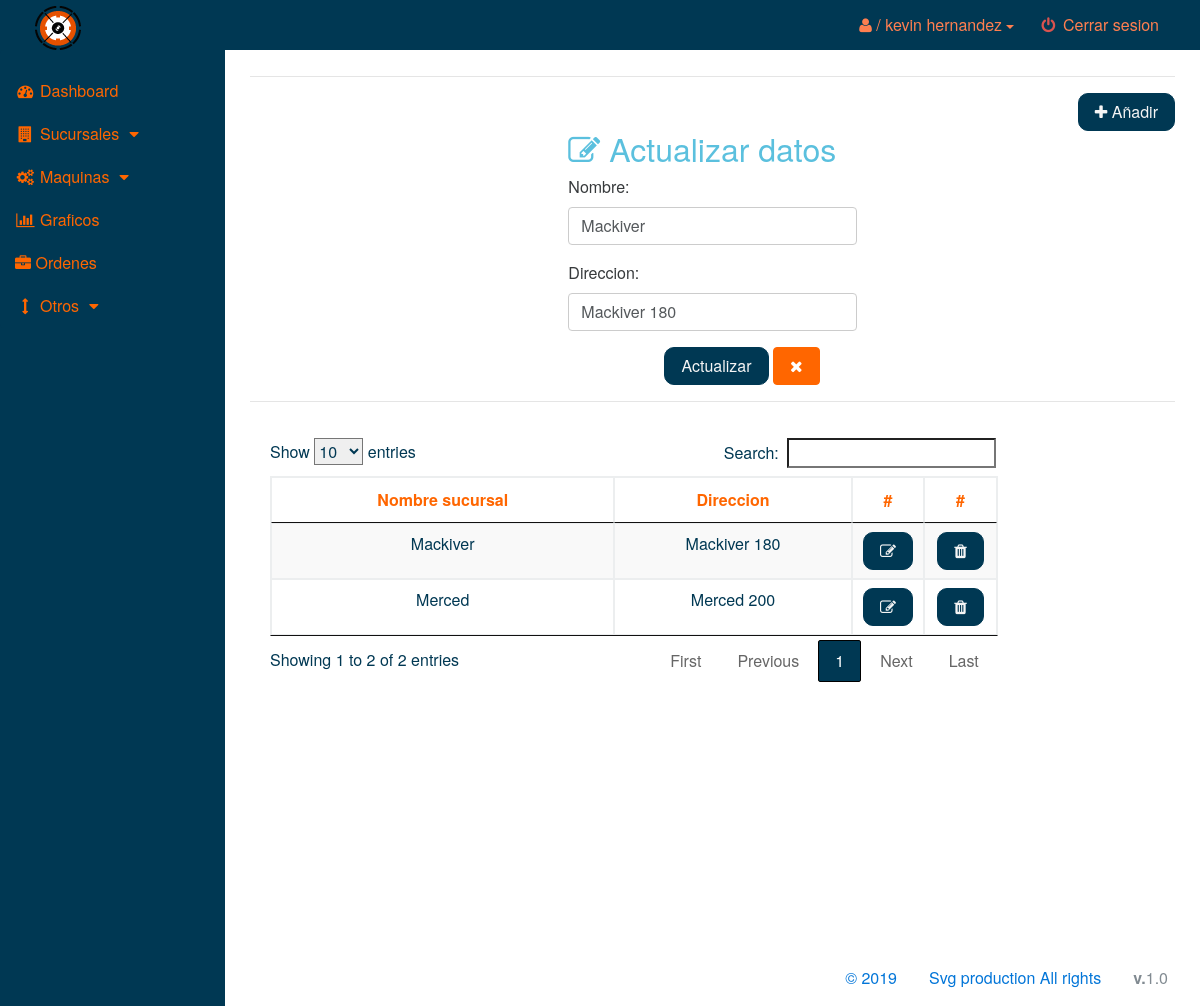
The page /sucursales/sucursales.php?cod_sucursal=IBRMac002 (signed in) on the database its author committed.
### tables this page shows
CREATE TABLE `sucursal` (
  `cod_sucursal` varchar(100) NOT NULL,
  `nom_sucursal` varchar(100) NOT NULL,
  `direc_sucursal` varchar(100) NOT NULL,
  `fk_empresa` varchar(100) NOT NULL
);

### datos/conexion.php (called while the page is built, shortened)
<?php
class Conexion{
    private $dns = 'mysql:dbname=OEE_v1_Demo;host=127.0.0.1';
    private $user = "root";
    private $pass = "root";
    private $pdo;
    public function __construct(){
        try{
            $this->pdo = new PDO($this->dns, $this->user, $this->pass);
        }catch(PDOException $e){
            echo '<script language="javascript">alert("error de conexion verfique....... ");</script>' .$e->getMessage();
        }
    }
    public function Prepare($sql) {
        $statement = $this->pdo->prepare($sql);
        return  $statement;
    }
}
?>

### controles/sucursalesControl.php (called while the page is built, shortened)
<?php
include_once ("../datos/sucursalDatos.php");
class SucursalesControl{
    private $datosSucursal;
    function __construct()
    {
        $this->datosSucursal = new SucursalDatos();
    }
    public function getSucursal($id){
        $retorno = FALSE;
        if(!is_null($id) && !empty($id))
        {
            $retorno = $this->datosSucursal->getSucursal($id);
        }
        return $retorno;
    }
    public function getSucursales($ml)
    {   $retorno = false;
        if(!is_null($ml) && !empty($ml))
        {
            $retorno = $this->datosSucursal->getSucursales($ml);
        }
        return $retorno;
    }
}
?>

### datos/sucursalDatos.php (called while the page is built, shortened)
<?php
include_once ("conexion.php");
class SucursalDatos{
    private $con;
    function __construct()
    {
        $this->con = new Conexion();
    }
    public function getSucursal($id){
        $sql = "SELECT * FROM sucursal WHERE cod_sucursal = '".$id."'";
        $statement = $this->con->Prepare($sql);
        $statement->execute(array($id));
        $retorno = $statement->fetchAll();
        return $retorno;
    }
    public function getSucursales($ml){
        $retorno = null;
        $sql = "SELECT * FROM sucursal WHERE fk_empresa = '".$ml."'  ORDER BY cod_sucursal DESC";
        $statement = $this->con->Prepare($sql);
        $statement->execute();
        $total = $statement->rowCount();
        if($total > 0){
            $retorno = $statement->fetchAll();
        }
        return $retorno;
    }
}
?>

### inc/tblSucursal.php (the view)
<?php
include_once "../controles/sucursalesControl.php";
$control = new SucursalesControl();
$fr = $_SESSION['fk_empresa'];
$total = $control->getSucursales($fr);
?>
<table class="table table-bordered table-hover table-striped" id="tblS">
    <thead>
        <tr>
            <th scope="col">Nombre sucursal</th>
            <th scope="col">Direccion</th>
            <th>#</th>
            <th>#</th>
        </tr>
    </thead>
    <tbody>
        <?php
        foreach($total as $row){ ?>
        <tr>
            <td><?php echo $row["nom_sucursal"] ;?></td>
            <td><?php echo $row["direc_sucursal"] ;?></td>
            <td style="width: 10%;">
                <a type="button" href="sucursales.php?cod_sucursal=<?php echo $row["cod_sucursal"] ;?>" name="btnEditar" class="btn btn-primary btnHome" id="" title="Editar"><i class="fa fa-edit"></i></a>
            </td>
            <td style="width: 10%;">
                <button type="button" name="btnElimina" class="btn btn-primary btnHome delete" id="<?php echo $row["cod_sucursal"] ;?>" title="Eliminar"><i class="fa fa-trash"></i></button>
            </td>
        </tr>
        <?php }
        ?>
    </tbody>
</table>

### sucursales/formSucursal.php (shortened to what this page needs)
<?php
include_once "../controles/sucursalesControl.php";
$control = new SucursalesControl();
$show_form = FALSE;
if(isset($_GET["cod_sucursal"]))
{
    $show_form = TRUE;
    $id = isset($_GET["cod_sucursal"]) ? $_GET["cod_sucursal"] : 0;
    $results = $control->getSucursal($id);
    $rs_d = $results[0];
}
if($show_form)
{
?>
<div class="row ">
    <div class="col-xs-4 col-md-4 col-lg-4 col-md-offset-4">
        <form method="post">
            <h2 class="text-info"><i class="fa fa-edit"></i> Actualizar datos</h2>
            <div class="form-group">
                <label for="" class="">Nombre:</label>
                <input type="text" name="txtNombre" class="form-control" id="txtNombre" placeholder="" value="<?php echo $rs_d['nom_sucursal'];?>">
            </div>
            <div class="form-group">
                <label for="" class="">Direccion:</label>
                <input type="text" name="txtDireccion" class="form-control " id="txtDireccion" placeholder="" value="<?php echo $rs_d['direc_sucursal'];?>">
            </div>
            <div class="col-md-offset-4">
                <input class="btn btn-primary btnHome" type="submit" value="Actualizar">
                <a class="btn btn-primary btnclose" href="sucursales.php?close"><i class="fa fa-times"></i></a>
            </div>
        </form>
    </div>
</div>
<hr>
<?php } ?>

### rows shown on the page
sucursal: txtNombre "Mackiver", txtDireccion "Mackiver 180", nom_sucursal "Mackiver", direc_sucursal "Mackiver 180"
sucursal: nom_sucursal "Merced", direc_sucursal "Merced 200"

### other values the page prints
$_SESSION["nom_usu"] "kevin"
$_SESSION["ape_usu"] "hernandez"
